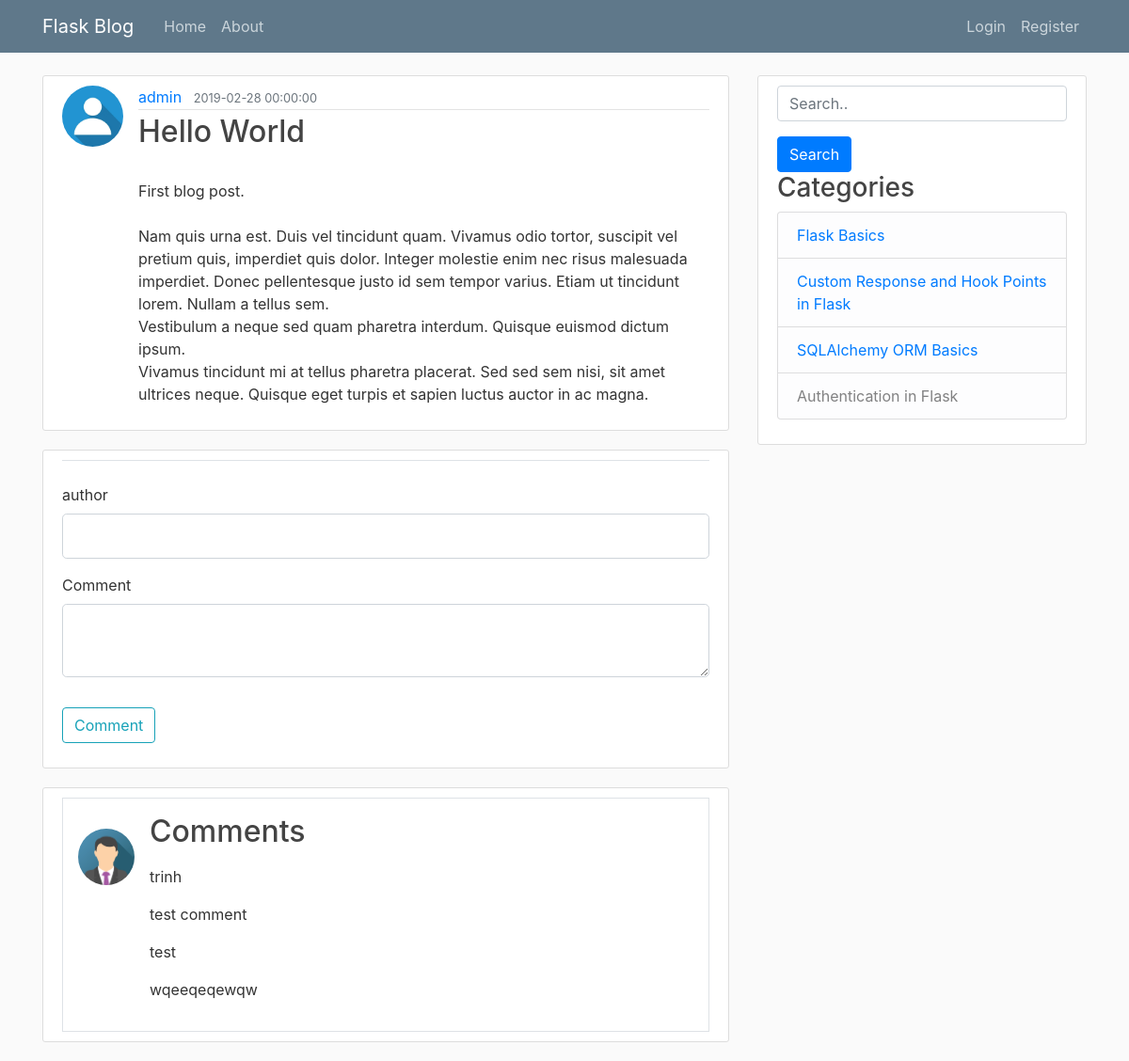
/post/1, run on the app's committed database.
### flaskblog/models.py (models this page shows, shortened)
class User(db.Model, UserMixin):
    id = db.Column(db.Integer, primary_key=True)
    username = db.Column(db.String(20), unique=True, nullable=False)
    email = db.Column(db.String(120), unique=True, nullable=False)
    password = db.Column(db.String(60), nullable=False)
    image_file = db.Column(db.String(20), nullable=False,
                           default='default.jpg')
    Posts = db.relationship('Post', backref='author', lazy=True)

class Post(db.Model):
    id = db.Column(db.Integer, primary_key=True)
    title = db.Column(db.String(100), nullable=False)
    date_posted = db.Column(db.DateTime, nullable=False,
                            default=datetime.utcnow)
    content = db.Column(db.Text(), nullable=False)
    user_id = db.Column(db.Integer, db.ForeignKey('user.id'), nullable=False)

class Comment(db.Model):
    id = db.Column(db.Integer, primary_key=True)
    author = db.Column(db.String(20), nullable=False)
    content = db.Column(db.Text(), nullable=False)
    timestamp  = db.Column(db.DateTime, nullable=False,
                            default=datetime.utcnow)
    post_id = db.Column(db.Integer, db.ForeignKey('post.id'), nullable=False)

### flaskblog/posts/routes.py (the view)
@posts.route("/post/<string:post_id>", methods=["GET", "POST"])
def post(post_id):
    sql = db.text("SELECT * FROM Post WHERE id={}".format(post_id))
    posts = Post.query.get_or_404(post_id)
    post = db.session.query(Post).from_statement(sql).first()
    comment = Comment.query.filter_by(post_id=post_id).all()
    form = CommentForm()
    if form.validate_on_submit():
        comment = Comment(author=form.author.data, content=form.content.data,
                    post_id=post_id)
        db.session.add(comment)
        db.session.commit()
        flash("Your post has been created", 'success')
    return render_template('post.html', title=post.title, post=post, posts=posts,comments=comment,form=form)

### flaskblog/posts/forms.py
class CommentForm(FlaskForm):
    author = StringField('author', validators=[DataRequired()])
    content = TextAreaField('Comment', validators=[DataRequired()])
    submit = SubmitField('Comment')

### flaskblog/templates/post.html (shortened to what this page needs)
{% extends "layout.html" %}
{% block content %}
    <article class="media content-section">
        <img class="rounded-circle article-img" src="{{ url_for('static', filename='profile_pics/' + post.author.image_file) }}">
        <div class="media-body">
            <div class="article-metadata">
                <a class="mr-2" href="{{ url_for('users.user_posts', username=post.author.username) }}">{{ post.author.username }}</a>
                <small class="text-muted">{{ post.date_posted }}</small>
            </div>
            <h2 class="article-title">{{ post.title }}</h2>
            <p class="article-content">{{ post.content|safe }}</p>
        </div>
    </article>
    <div class="content-section">
        <form method="POST" action="">
            <fieldset class="form-group">
                <legend class="border-bottom mb-4">{{ legend }}</legend>
                <div class="form-group">
                    {{ form.author.label(class="form-control-label") }}
                    {% if form.author.errors %}
                        {{ form.author(class="form-control form-control-lg is-invalid") }}
                        <div class="invalid-feedback">
                            {% for error in form.author.errors %}
                                <span>{{ error }}</span>
                            {% endfor %}
                        </div>
                    {% else %}
                        {{ form.author(class="form-control form-control-lg") }}
                    {% endif %}
                </div>
                <div class="form-group">
                    {{ form.content.label(class="form-control-label") }}
                    {% if form.content.errors %}
                        {{ form.content(class="form-control form-control-lg is-invalid") }}
                        <div class="invalid-feedback">
                            {% for error in form.content.errors %}
                                <span>{{ error }}</span>
                            {% endfor %}
                        </div>
                    {% else %}
                        {{ form.content(class="form-control form-control-lg") }}
                    {% endif %}
                </div>
            </fieldset>
            <div class="form-group">
                {{ form.submit(class="btn btn-outline-info") }}
            </div>
        </form>
    </div>
  <div class="content-section">
    <div class="media border p-3">
        <img src="../static/profile_pics/img_avatar3.png" alt="John Doe" class="mr-3 mt-3 rounded-circle" style="width:60px;">
        <div class="media-body">
          {% if comments %}
                    <h2>Comments</h2>
                    <p>
                    {% for comment in comments %}
                        <p>{{ comment.author }}</p>
                        <p>{{ comment.content }}</p>
                    {% endfor %}
                    </p>
                {% endif %}
        </div>
      </div>
  </div>
{% endblock content %}

### flaskblog/static/main.css (style rules this page uses)
body { background: #fafafa; color: #333333; margin-top: 5rem; }
h1, h2, h3, h4, h5, h6 { color: #444444; }
.content-section { background: #ffffff; padding: 10px 20px; border: 1px solid #dddddd; border-radius: 3px; margin-bottom: 20px; }
.article-title { color: #444444; }
.article-content { white-space: pre-line; }
.article-img { height: 65px; width: 65px; margin-right: 16px; }
.article-metadata { padding-bottom: 1px; margin-bottom: 4px; border-bottom: 1px solid #e3e3e3 }

### data on the page
User: image_file (placeholder picture), author.username "admin"
Post: date_posted "2019-02-28 00:00:00", title "Hello World", content "First blog post. Nam quis urna est. Duis vel tincidunt quam. Vivamus odio tortor, suscipit vel pretium quis, imperdiet quis dolor. Integer molestie enim nec risus malesuada imperdiet. Donec pellentesque justo id sem tempor varius. Etiam ut tincidunt lorem. Nullam a tellus sem. Vestibulum a neque sed quam pharetra interdum. Quisque euismod dictum ipsum. Vivamus tincidunt mi at tellus pharetra placerat. Sed sed sem nisi, sit amet ultrices neque. Quisque eget turpis et sapien luctus auctor in ac magna."
Comment: author "trinh", content "test comment"
Comment: author "test", content "wqeeqeqewqw"
